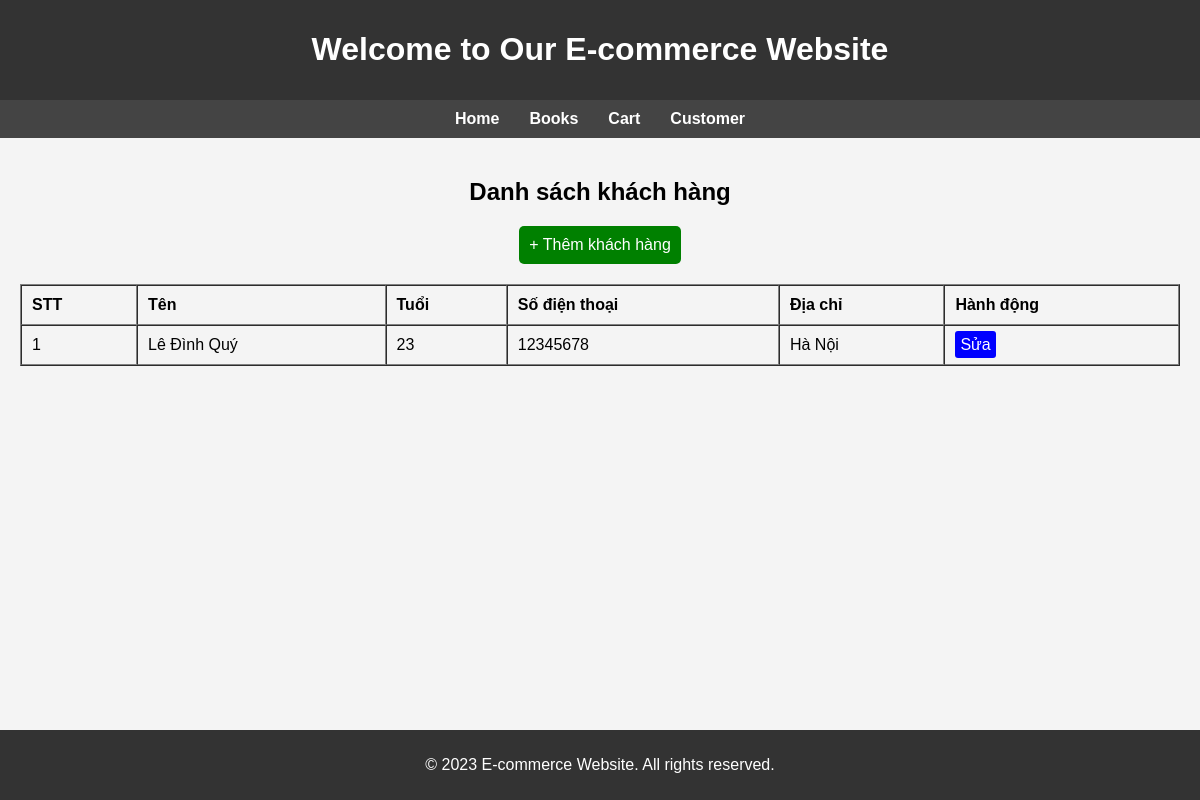
Screenshot of /customer/ with the database file from the repository.
### customer/models.py (models this page shows, shortened)
class Customer(models.Model):
    name = models.CharField(max_length=255)
    age = models.IntegerField()
    phone = models.CharField(max_length=15)
    address = models.TextField()

### customer/views.py (the view)
# urls.py: path('', views.customer_home, name='customer_home'),
def customer_home(request):
    customers = Customer.objects.all()
    return render(request, 'customer/home.html', {'customers': customers})

### templates/customer/home.html
{% extends "base.html" %}
{% block content %}
    <h2>Danh sách khách hàng</h2>
    <a href="{% url 'add_customer' %}" style="display: inline-block; padding: 10px; background: green; color: white; text-decoration: none; border-radius: 5px;">+ Thêm khách hàng</a>
    <table border="1" cellpadding="10" cellspacing="0" style="width: 100%; margin-top: 20px; text-align: left;">
        <thead>
            <tr>
                <th>STT</th>
                <th>Tên</th>
                <th>Tuổi</th>
                <th>Số điện thoại</th>
                <th>Địa chỉ</th>
                <th>Hành động</th>
            </tr>
        </thead>
        <tbody>
            {% for customer in customers %}
            <tr>
                <td>{{ forloop.counter }}</td>
                <td>{{ customer.name }}</td>
                <td>{{ customer.age }}</td>
                <td>{{ customer.phone }}</td>
                <td>{{ customer.address }}</td>
                <td>
                    <a href="{% url 'edit_customer' customer.id %}" style="padding: 5px; background: blue; color: white; text-decoration: none; border-radius: 3px;">Sửa</a>
                </td>
            </tr>
            {% empty %}
            <tr>
                <td colspan="6" style="text-align: center;">Chưa có khách hàng nào.</td>
            </tr>
            {% endfor %}
        </tbody>
    </table>
{% endblock %}

### templates/base.html (style rules this page uses)
body { font-family: Arial, sans-serif; margin: 0; padding: 0; background-color: #f4f4f4; }

### rows the page displays
Customer: name "Lê Đình Quý", age "23", phone "12345678", address "Hà Nội"
